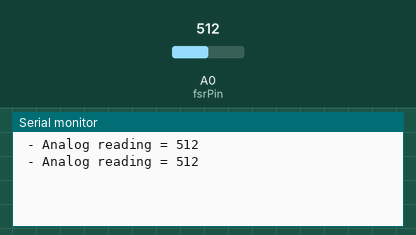
A sketch run on a simulated Arduino Uno, built with avr-gcc and run on an emulated ATmega328P. Parts: the last lines printed to the serial monitor. The test bench sets the inputs (shaded band); at power-on: A0 (fsrPin) = 512.

Above: at 1.8 s.
1.9 s: A0 (fsrPin) set to 716
At 2.8 s:
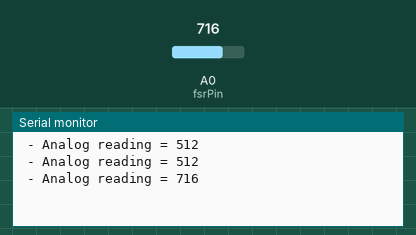
3.4 s: A0 (fsrPin) set to 900
At 4.8 s:
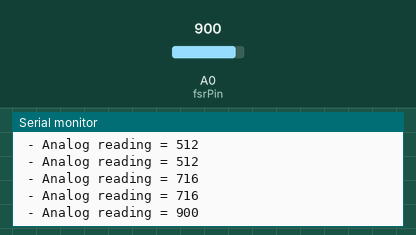
Timing chart, 0 to 6.4 s (numbered marks = the images above; inputs shaded):
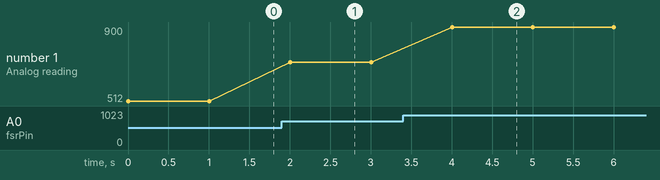

Measured:
- after the input at 1.9 s, the serial monitor: prints a new line after 0.10 s (image 1)
- after the input at 3.4 s, the serial monitor: prints a new line after 0.60 s (image 2)
- plotted number 1: 512 → 716 after the input at 1.9 s, 716 → 900 after the input at 3.4 s

The sketch:

forcesensitest1.ino
```cpp
int fsrPin = 0;
int fsrReading;

void setup(void) {
  Serial.begin(9600);
}

void loop(void) {
  fsrReading = analogRead(fsrPin);
 Serial.print('\n');
  Serial.print(" - Analog reading = ");
  Serial.print(fsrReading);     // the raw analog reading
  delay(1000);
}
```
